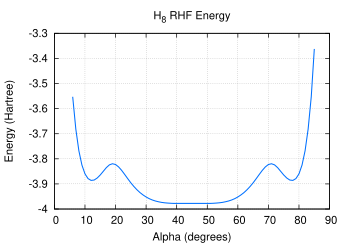

This chart was generated by the following gnuplot code:
set term postscript enhanced eps color "Palatino" 16
set size 0.7, 0.7
set encoding iso

# Set line styles
set style line  1 lt 1 lw 3 lc rgb "#0070FF" pt 6    # blue
set style line  2 lt 1 lw 3 lc rgb "#E52B50" pt 6    # red
set style line  3 lt 1 lw 3 lc rgb "#009A63" pt 6    # green
set style line  4 lt 1 lw 3 lc rgb "#702963" pt 6    # purple
set style line  5 lt 1 lw 3 lc rgb "#F28500" pt 6    # orange
set style line  6 lt 1 lw 3 lc rgb "#00BFFF" pt 6    # deep sky blue
set style line  7 lt 1 lw 3 lc rgb "#FF91A4" pt 6    # pink
set style line  8 lt 1 lw 3 lc rgb "#50C878" pt 6    # light green
set style line  9 lt 1 lw 3 lc rgb "#C9A0DC" pt 6    # lavender
set style line 10 lt 1 lw 3 lc rgb "#000000" pt 6    # black
set style line 11 lt 2 lw 3 lc rgb "#0070FF" pt 6    # blue
set style line 12 lt 2 lw 3 lc rgb "#E52B50" pt 6    # red
set style line 13 lt 2 lw 3 lc rgb "#009A63" pt 6    # green
set style line 14 lt 2 lw 3 lc rgb "#702963" pt 6    # purple
set style line 15 lt 2 lw 3 lc rgb "#F28500" pt 6    # orange
set style line 16 lt 2 lw 3 lc rgb "#00BFFF" pt 6    # deep sky blue
set style line 17 lt 2 lw 3 lc rgb "#FF91A4" pt 6    # pink
set style line 18 lt 2 lw 3 lc rgb "#50C878" pt 6    # light green
set style line 19 lt 2 lw 3 lc rgb "#C9A0DC" pt 6    # lavender
set style line 20 lt 2 lw 3 lc rgb "#000000" pt 6    # black
set style line 100 lt 1 lw 1 lc rgb "#FFFFFF"

set title "H_{8} RHF Energy" 
set xlabel "Alpha (degrees)"
set ylabel "Energy (Hartree)"
set xtics 0, 10.0
#set x2tics ( 45.00 ) format "" scale 0
set grid xtics x2tics ytics
unset key

set output "h8_2rows_RHFE.eps"
set xrange [0:*]
set yrange [*:*]
plot "h8_2rows_RHFE" u 1:3 w l ls 1
